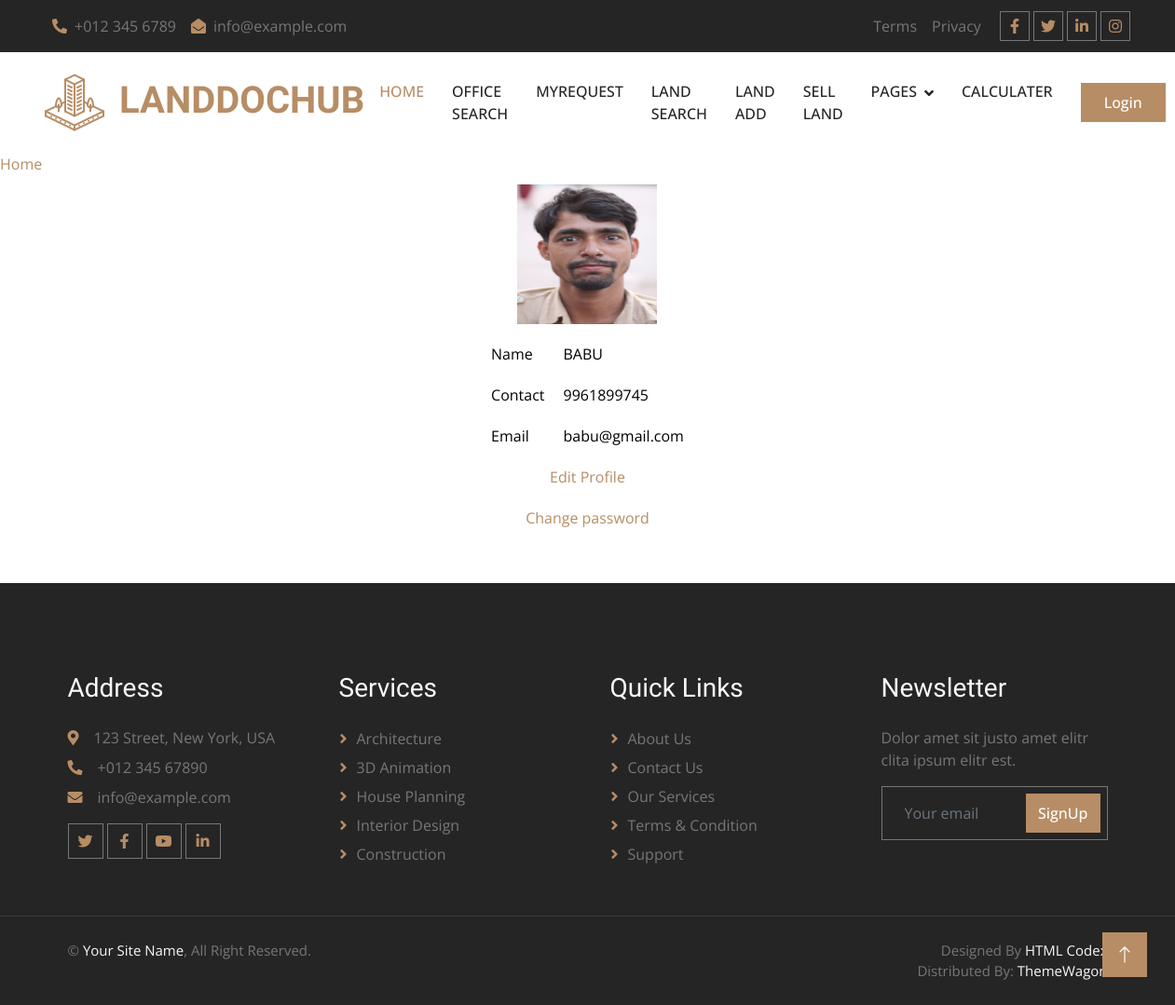
The page /User/My_profile/ (signed in) on the database its author committed.
### Guest/models.py (models this page shows)
class tbl_user(models.Model):
   user_name=models.CharField(max_length=50)
   user_contact=models.IntegerField(null=True)
   user_email=models.EmailField(max_length=50)
   user_gender=models.CharField(max_length=50)
   user_address=models.CharField(max_length=50)
   place=models.ForeignKey(tbl_place,on_delete=models.CASCADE)
   user_photo=models.FileField(upload_to='Assests/UserDocs/')
   user_proof=models.FileField(upload_to='Assests/UserDocs/')
   user_password=models.CharField(max_length=50)
   user_status=models.IntegerField(default=0)

### User/views.py (the view)
# urls.py: path('My_profile/',views.my_pro,name="my_pro"),
def my_pro(request):
    data=tbl_user.objects.get(id=request.session["uid"])
    return render(request,"User/MyProfile.html",{'data':data})

### User/Templates/User/MyProfile.html (shortened to what this page needs)
{% extends 'User/Header.html' %}
{% load static %}
{% block content %}
<!DOCTYPE html>
<html lang="en">
<head>
</head>
<body>
    <a href="{% url 'User:homepage' %}">Home</a>
    <div class="container-fluid d-bg-image">
        <div class="d-profile">
            <table align="center" style="color: black;" cellpadding="10px" class="d-card">
                <tr>
                    <td colspan="2" align="center"><img src="{{data.user_photo.url}}" alt="" width="150" height="150"></td>
                </tr>
                <tr>
                    <td>Name</td>
                    <td>{{data.user_name}}</td>
                </tr>
                <tr>
                    <td>Contact</td>
                    <td>{{data.user_contact}}</td>
                </tr>
                <tr>
                    <td>Email</td>
                    <td>{{data.user_email}}</td>
                </tr>
                <tr>
                    <td colspan="2" align="center"><a class="d-card-button" href="{% url 'User:editprofile' %}">Edit Profile</a>
                    </td>
                </tr>
                <tr>
                    <td colspan="2" align="center">
                        <a class="d-card-button" href="{% url 'User:changepassword' %}">Change password</a>
                    </td>
                </tr>
            </table>
        </div>
    </div>
</body>
</html>
{% endblock content %}

### Guest/static/Main/css/style.css (style rules this page uses)
:root { --primary: #B78D65; --light: #F8F8F8; --dark: #252525; }

### rows shown on the page
tbl_user: user_photo (picture), user_name "BABU", user_contact "9961899745", user_email "babu@gmail.com"
